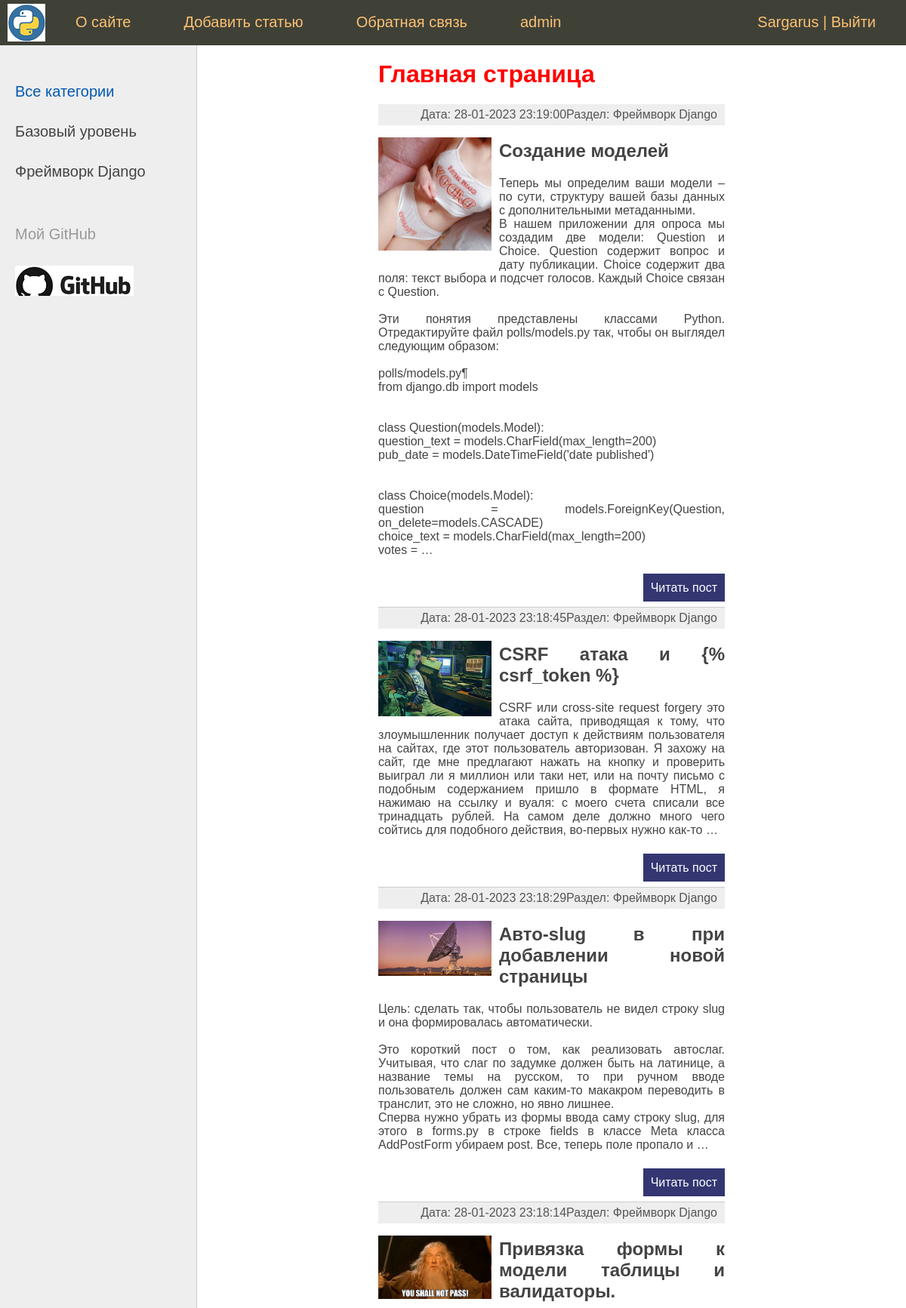
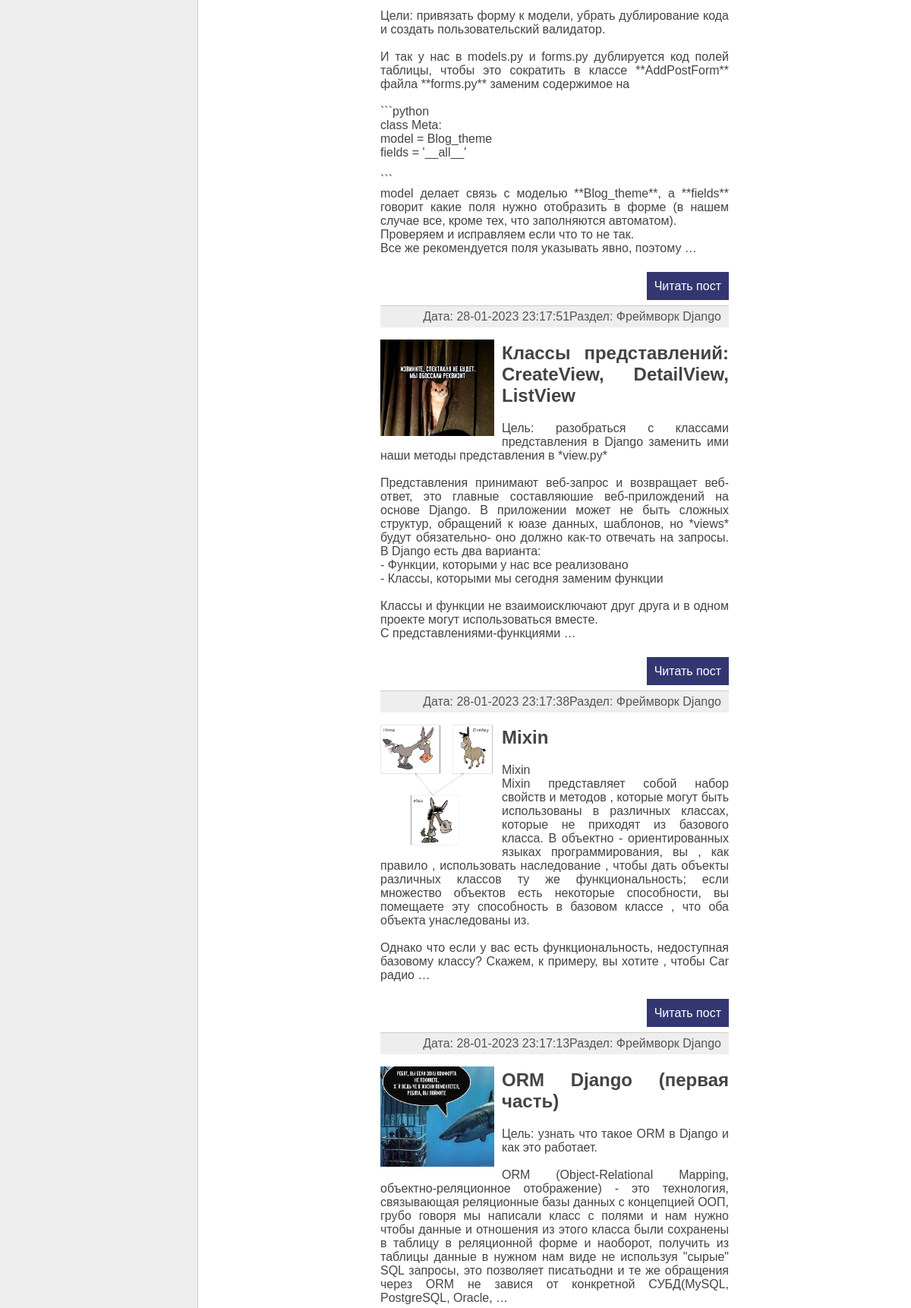
The app's page / (signed in, upper part) with its own data (2 pictures, top to bottom).
### blog_theme/models.py (models this page shows, shortened)
class Category(models.Model):
    name = models.CharField(max_length=100, db_index=True, verbose_name='Раздел')
    slug = models.SlugField(max_length=255, unique=True, db_index=True, verbose_name='URL')
    def __str__(self):
        return self.name
    def get_absolute_url(self):
        return reverse('category', kwargs={'cat_slug': self.slug})
    class Meta:
        verbose_name = 'Раздел:'
        verbose_name_plural = 'Разделы:'
        ordering = ['id']

class Blog_theme(models.Model):
    title = models.CharField(max_length=255, verbose_name='Заголовок')
    slug = models.SlugField(max_length=255, unique=True, db_index=True, verbose_name='URL')
    content = MDTextField()
    photo = models.ImageField(upload_to="photos/%Y/%m/%d", verbose_name='Фото')
    time_created = models.DateTimeField(auto_now_add=True, verbose_name='Создано')
    time_updated = models.DateTimeField(auto_now=True, verbose_name='Изменено')
    is_published = models.BooleanField(default=True, verbose_name='Опубликованно')
    cat = models.ForeignKey('Category', on_delete=models.PROTECT, verbose_name='Раздел')
    def get_absolute_url(self):
        return reverse('post', kwargs={'post_slug': self.slug})
    class Meta:
        verbose_name = 'Темы1:'
        verbose_name_plural = 'Темы:'
        ordering = ['-time_updated', 'title']

### blog_theme/views.py (the view)
# urls.py: path('', BlogHome.as_view(), name='home'),
class BlogHome(DataMixin, ListView):
    model = Blog_theme
    template_name = 'blog_theme/index.html'
    context_object_name = 'posts'
    def get_context_data(self, *, object_list=None, **kwargs):
        context = super().get_context_data(**kwargs)
        c_def = self.get_user_context(title='Главная страница')
        context.update(c_def)
        return context
    def get_queryset(self):
        return Blog_theme.objects.filter(is_published=True).select_related('cat')

### blog_theme/templatetags/blog_theme_tags.py (called while the page is built)
@register.simple_tag()
def get_menu():
    menu = [{'title': 'О сайте', 'url_name': 'about'},
            {'title': 'Добавить статью', 'url_name': 'add_page'},
            {'title': 'Обратная связь', 'url_name': 'contact'},
            ]
    return menu

### blog_theme/utils.py (called while the page is built)
    def get_user_context(self, **kwargs):
        context = kwargs
        cats = cache.get('cats')
        if not cats:
            cats = Category.objects.annotate(Count('blog_theme'))
            cache.set('cats', cats, 60)
        print(cats)
        context['cats'] = cats
        if 'cat_selected' not in context:
            context['cat_selected'] = 0
        return context

### blog_theme/templates/blog_theme/index.html (shortened to what this page needs)
{% extends 'blog_theme/base.html' %}
{% load markdown_extras %}
{% block content %}
<h1>{{ title }}</h1>
<ul class="list-articles">
    {% for p in posts %}
    <li><div class="article-panel">
        <p class="last">Раздел: {{p.cat}}</p>
        <p class="last">Дата: {{p.time_updated|date:" d-m-Y H:i:s "}}</p>
    </div>
{% if p.photo %}
        <p><img class="img-article-left thumb" src="{{p.photo.url}}"></p>
{% endif %}
        <h2>{{p.title}}</h2>
        <p>{{p.content|safe|linebreaksbr|truncatewords:80}}</p>
        <p class="link-read-post"><a href="{{ p.get_absolute_url }}">Читать пост</a> </p>
    </li>
    {% endfor %}
</ul>
{% endblock %}

### blog_theme/templates/blog_theme/base.html (shortened to what this page needs)
{% load static %}
{% load blog_theme_tags %}
<html>
<head>
    <link href="{% static 'blog_theme/css/styles.css' %}" type="text/css" rel="stylesheet"/>
    <link href="{% static 'blog_theme/css/codehilite_styles.css' %}" type="text/css" rel="stylesheet"/>
</head>
<body>
<table class="table-page" border=0 cellpadding="0" cellspacing="0">
    <tr>
        <td valign=top>
            {% block mainmenu %}
                <div class="header">
                    <ul id="mainmenu" class="mainmenu">
                        <li class="logo"><a href="{% url 'home' %}">
                            <div class="logo"></div>
                        </a></li>
                        {% get_menu as menu %}
                        {% for m in menu %}
                                <li><a href="{% url m.url_name %}">{{ m.title }}</a></li>
                        {% endfor %}
                        {% if request.user.is_authenticated %}
                            <li class="last">{{ user.username }} | <a href="{% url 'logout' %}">Выйти</a></li>
                        {% else %}
                            <li class="last"><a href="{% url 'register' %}">Регистрация </a>|<a
                                    href="{% url 'login' %}"> Войти</a></li>
                        {% endif %}
                        <li><a href="/admin">admin</a></li>
                    </ul>
                </div>
            {% endblock mainmenu %}
            <table class="table-content" border=0 cellpadding="0" cellspacing="0">
                <tr>
                    <td valign="top" class="left-chapters">
                        <ul id="leftchapters">
                            {% if cat_selected == 0 %}
                                <li class="selected">Все категории</li>
                            {% else %}
                                <li><a href="{% url 'home' %}">Все категории</a></li>
                            {% endif %}
                            {% for c in cats %}
                                {% if c.blog_theme__count > 0 %}
                                    {% if c.slug == cat_selected %}
                                        <li class="selected">{{ c.name }}</li>
                                    {% else %}
                                        <li><a href="{{ c.get_absolute_url }}">{{ c.name }}</a></li>
                                    {% endif %}
                                {% endif %}
                            {% endfor %}
                            <li class="share">
                                <p>Мой GitHub</p>
                                <a class="share-yt" href="https://github.com/Sarge322" target="_blank"
                                   rel="nofollow"></a>
                            </li>
                        </ul>
                    </td>
                    <td valign="top" class="content">
                        <div>
                            {% block content %}
                            {% endblock %}
                        </div>
                    </td>
                </tr>
            </table>
        </td>
    </tr>
</table>
</body>
</html>

### blog_theme/static/blog_theme/css/styles.css (style rules this page uses)
html, body { font-family: 'Arial'; margin: 0; padding: 0; height: 100%; width: 100%; color: #444; }
h1 { color: red; }
a { color: #0059b2; text-decoration: none; }
img { max-width: 600px; height: auto; }
img.img-article-left { max-width: 300px; height: auto; float: left; padding: 0 10px 10px 0; }
img.img-article-left.thumb { max-width: 150px; height: auto; }
p.link-read-post { text-align: right; }
p.link-read-post a { padding: 10px; min-width: 100px; background: #333671; color: #fff; text-decoration: none; }
div.article-panel { background: #eee; padding: 5px 10px 5px 10px; box-sizing: border-box; overflow: hidden; color: #555; }
div.article-panel p.last { margin: 0; float: right; }
ul.list-articles { list-style: none; margin: 0; padding: 0; }
ul.list-articles li { border-bottom: 1px solid #ccc; }
.table-page { width: 100%; height: 100%; vertical-align: top; }
.table-page tr { height: 100%; }
.header { background: #3F4137; height: 60px; }
.logo { background: url('../images/logo.png') no-repeat 10px 5px; width: 70px; height: 60px; }
ul.mainmenu { list-style: none; margin: 0; padding: 0; height: 60px; color: #fdc073; font-size: 20px; overflow: hidden; }
ul.mainmenu li { float: left; margin: 18px 40px 0 30px; }
ul.mainmenu li.logo { margin: 0; }
ul.mainmenu li.last { float: right; }
ul.mainmenu li a { color: #fdc073; text-decoration: none; }
.table-content { width: 100%; min-height: 100%; height: 100%; }
.left-chapters { margin: 0; background: #eee; border-right: 1px solid #ccc; min-height: 100%; }
.left-chapters ul { width: 230px; min-height: 100%; margin: 0; padding: 20px 10px 10px 20px; list-style: none; font-size: 20px; }
.left-chapters ul li { margin: 30px 0 0 0; color: #999; }
.left-chapters ul li.selected { color: #0059b2; }
.left-chapters ul li a { color: #444; text-decoration: none; }
.left-chapters ul li.share { margin: 60px 0 0 0; }
.left-chapters ul li.share p { margin: 30px 0 30px 0; }
.left-chapters ul li.share a { display: inline-block; width: 40px; height: 40px; margin: 0 20px 0 0; }
.left-chapters ul li.share a.share-yt { width: 100%; height: 40px; background: url('../images/share_yt.jpg') no-repeat 0 0 }
.content { padding: 20px 20% 20px 20%; width: 100%; text-align: justify; box-sizing: border-box; }

### records on screen
Category: name "Базовый уровень"
Category: name "Фреймворк Django"
Blog_theme: cat "Фреймворк Django", time_updated "28-01-2023 23:19:00", photo (picture), title "Создание моделей", content "Теперь мы определим ваши модели – по сути, структуру вашей базы данных с дополнительными метаданными. В нашем приложении для опроса мы создадим две модели: Question и Choice. Question содержит вопрос и дату публикации. Choice содержит два поля: текст выбора и подсчет голосов. Каждый Choice связан с Question. Эти понятия представлены классами Python. Отредактируйте файл polls/models.py так, чтобы он выглядел следующим образом: polls/models.py¶ from django.db import models class Question(models.Model): question_text = models.CharField(max_length=200) pub_date = models.DateTimeField('date published') class Choice(models.Model): question = models.ForeignKey(Question, on_delete=models.CASCADE)…"
Blog_theme: cat "Фреймворк Django", time_updated "28-01-2023 23:18:45", photo (picture), title "CSRF атака и {% csrf_token %}", content "CSRF или cross-site request forgery это атака сайта, приводящая к тому, что злоумышленник получает доступ к действиям пользователя на сайтах, где этот пользователь авторизован. Я захожу на сайт, где мне предлагают нажать на кнопку и проверить выиграл ли я миллион или таки нет, или на почту письмо с подобным содержанием пришло в формате HTML, я нажимаю на ссылку и вуаля: с моего счета списали все тринадцать рублей. На самом деле должно много чего сойтись для подобного действия, во-первых нужно как-то …"
Blog_theme: cat "Фреймворк Django", time_updated "28-01-2023 23:18:29", photo (picture), title "Авто-slug в при добавлении новой страницы", content "Цель: сделать так, чтобы пользователь не видел строку slug и она формировалась автоматически. Это короткий пост о том, как реализовать автослаг. Учитывая, что слаг по задумке должен быть на латинице, а название темы на русском, то при ручном вводе пользователь должен сам каким-то макакром переводить в транслит, это не сложно, но явно лишнее. Сперва нужно убрать из формы ввода саму строку slug, для этого в forms.py в строке fields в классе Meta класса AddPostForm убираем post. Все, теперь поле пропало и …"
Blog_theme: cat "Фреймворк Django", time_updated "28-01-2023 23:18:14", photo (picture), title "Привязка формы к модели таблицы и валидаторы.", content "Цели: привязать форму к модели, убрать дублирование кода и создать пользовательский валидатор. И так у нас в models.py и forms.py дублируется код полей таблицы, чтобы это сократить в классе **AddPostForm** файла **forms.py** заменим содержимое на ```python class Meta: model = Blog_theme fields = '__all__' ``` model делает связь с моделью **Blog_theme**, а **fields** говорит какие поля нужно отобразить в форме (в нашем случае все, кроме тех, что заполняются автоматом). Проверяем и исправляем если что то не так. Все же рекомендуется поля указывать явно, поэтому …"
Blog_theme: cat "Фреймворк Django", time_updated "28-01-2023 23:17:51", photo (picture), title "Классы представлений: CreateView, DetailView, ListView", content "Цель: разобраться с классами представления в Django заменить ими наши методы представления в *view.py* Представления принимают веб-запрос и возвращает веб-ответ, это главные составляюшие веб-прилождений на основе Django. В приложении может не быть сложных структур, обращений к юазе данных, шаблонов, но *views* будут обязательно- оно должно как-то отвечать на запросы. В Django есть два варианта: - Функции, которыми у нас все реализовано - Классы, которыми мы сегодня заменим функции Классы и функции не взаимоисключают друг друга и в одном проекте могут использоваться вместе. С представлениями-функциями …"
Blog_theme: cat "Фреймворк Django", time_updated "28-01-2023 23:17:38", photo (picture), title "Mixin", content "Mixin Mixin представляет собой набор свойств и методов , которые могут быть использованы в различных классах, которые не приходят из базового класса. В объектно - ориентированных языках программирования, вы , как правило , использовать наследование , чтобы дать объекты различных классов ту же функциональность; если множество объектов есть некоторые способности, вы помещаете эту способность в базовом классе , что оба объекта унаследованы из. Однако что если у вас есть функциональность, недоступная базовому классу? Скажем, к примеру, вы хотите , чтобы Car радио …"
Blog_theme: cat "Фреймворк Django", time_updated "28-01-2023 23:17:13", photo (picture), title "ORM Django (первая часть)", content "Цель: узнать что такое ORM в Django и как это работает. ORM (Object-Relational Mapping, объектно-реляционное отображение) - это технология, связывающая реляционные базы данных с концепцией ООП, грубо говоря мы написали класс с полями и нам нужно чтобы данные и отношения из этого класса были сохранены в таблицу в реляционной форме и наоборот, получить из таблицы данные в нужном нам виде не используя \"сырые\" SQL запросы, это позволяет писатьодни и те же обращения через ORM не завися от конкретной СУБД(MySQL, PostgreSQL, Oracle, …"

### other values on screen
{{ m.title }} "О сайте" "Добавить статью" "Обратная связь"
{{ user.username }} "Sargarus"
{{ title }} "Главная страница"
